Frame 1 (no input): blank canvas, image omitted
Frame 60 (the mouse pressed at the canvas centre just before this capture): blank canvas, image omitted
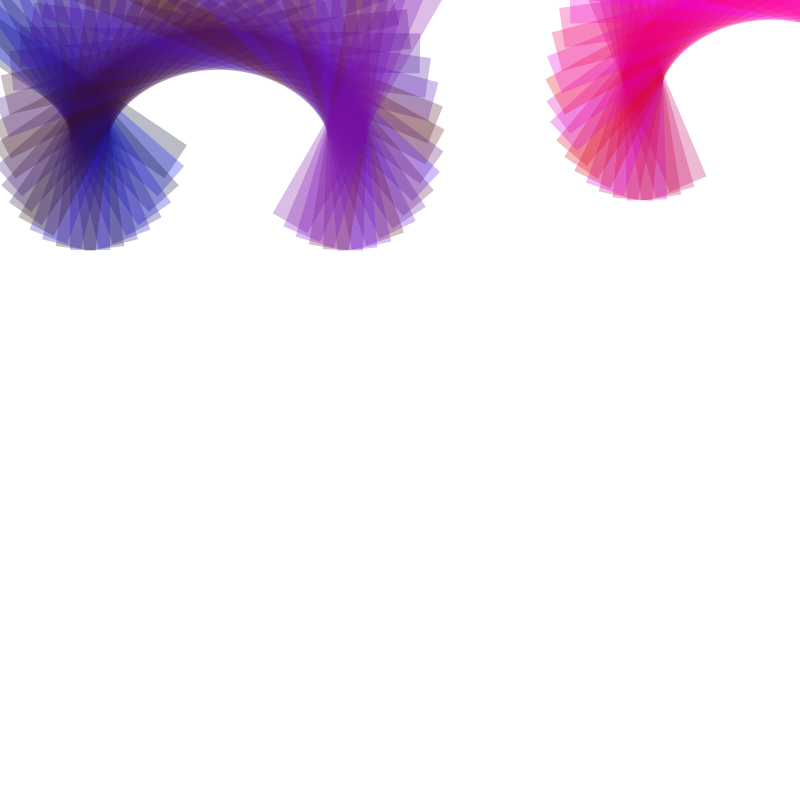
Frame 120 (the mouse held since frame 60 and released just before this capture)

The Processing sketch whose frames 1 and 60 were blank and that drew this single picture after the mouse press (run headless with seeded random() and noise(); from frame 60 on, the mouse is pressed at the canvas centre):

// Processing sketch: week_4_homework_pattern
// ── week_4_homework_pattern.pde
int x = 0;
int y = 0;
float horzAngle = 0;
float vertAngle = 0;
int count; 


void setup() {
  size(800, 800);
  rectMode(CENTER);
  noStroke();
  count = 2;
  background(255);
}

void draw() {
  horzAngle += 7;
  x += 10;
  float rColor = map(x, 0, width, 0, 255);
  float gColor = map(y, 0, height, 0, 255);
  float bColor = random(0, 255);
  float opacity = map(mouseY, 0, width, 30, 110);
  vertAngle = map(mouseY, 0, width, 0, 90);

  if (count % 2 == 0) {
    translate(x, y);
    rotate(radians(horzAngle));
    fill(rColor, gColor, bColor, opacity);
    rect(0, 0, mouseX, 40);
  } else {
    translate(y, x);
    rotate(radians(vertAngle));
    rect(0, 0, 20, 2);
    fill(255, 255, 255, 80);
  }
  if (x > width ) {
    x = 0;
    y += 50;
  }
  if (y > height) {
    y = 0;
    x += 100;
    count = count + 1;
  }
}
